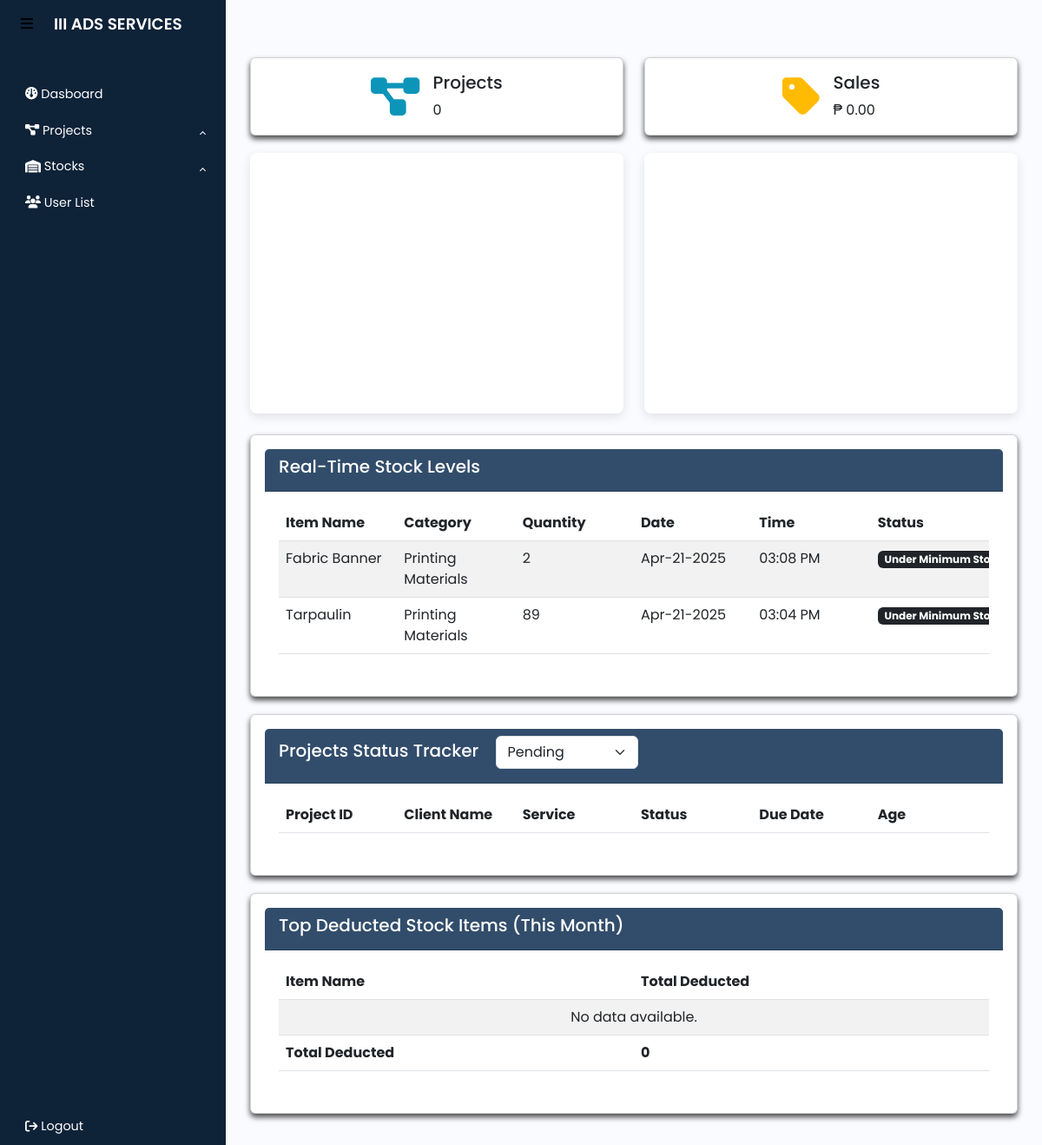
/md_dashboard/dashboard/dashboard.php (signed in), run on the app's committed database.
### tables this page shows
CREATE TABLE `stocks` (
  `stock_id` int NOT NULL AUTO_INCREMENT,
  `item_name` varchar(255) DEFAULT NULL,
  `category` varchar(255) DEFAULT NULL,
  `quantity` int NOT NULL DEFAULT '0',
  `min_stocks` int DEFAULT NULL,
  `max_stocks` int DEFAULT NULL,
  `last_updated` timestamp NULL DEFAULT CURRENT_TIMESTAMP ON UPDATE CURRENT_TIMESTAMP,
  `barcode` varchar(255) DEFAULT NULL,
  PRIMARY KEY (`stock_id`),
  UNIQUE KEY `barcode` (`barcode`)
);

### md_dashboard/dashboard/dashboard.php (the view, shortened to what this page needs)
<?php
include('../../asset/database/db.php');
?>
<!DOCTYPE html>
<html lang="en">
<head>
  <link rel="stylesheet" href="../../asset/css/dashboard/dashboard_style.css">
  <link rel="stylesheet" href="https://cdn.datatables.net/1.13.6/css/jquery.dataTables.min.css">
</head>
<body>
  <div class="wrapper">
    <?php require '../../asset/includes/sidebar.php'; ?>
    <div class="main p-3">
      <div class="container">
        <div class="row g-4">
          <div class="col-md-6">
    <div class="card p-3 d-flex align-items-center card-toggle" data-target="#projectsGraph">
        <div class="d-flex align-items-center">
            <span style="color: #0c95b9;">
                <i class="fa-solid fa-diagram-project card-icon" style="font-size: 50px;"></i>
            </span>
            <div>
                <h5>Projects</h5>
                <?php
                $query = "SELECT COUNT(project_id) AS total_projects FROM project WHERE YEAR(date_requested) = YEAR(CURDATE())";
                $result = mysqli_query($conn, $query);
                if ($result) {
                    $row = mysqli_fetch_assoc($result);
                    $totalProjects = $row['total_projects'];
                } else {
                    $totalProjects = 0;
                }
                ?>
                <p class="mb-0"><?= $totalProjects ?></p>
            </div>
        </div>
    </div>
    <div class="graph-container" id="projectsGraph" style="width: 100%; height: 300px;">
    </div>
</div>
<div class="col-md-6">
    <div class="card p-3 d-flex align-items-center card-toggle" data-target="#salesGraph">
        <div class="d-flex align-items-center">
            <span style="color: #ffbb02;">
                <i class="fa-solid fa-tag card-icon" style="font-size: 50px;"></i>
            </span>
            <?php
            $query_sales = "
                            SELECT SUM(total) AS total_sales
                            FROM project
                            WHERE YEAR(date_requested) = YEAR(CURDATE())
                            ";
            $result_sales = mysqli_query($conn, $query_sales);
            if ($result_sales) {
                $row_sales = mysqli_fetch_assoc($result_sales);
                $totalSales = $row_sales['total_sales'] ? $row_sales['total_sales'] : 0;
            } else {
                $totalSales = 0;
            }
            ?>
            <div>
                <h5>Sales</h5>
                <p class="mb-0"><span>₱ </span><?= number_format($totalSales, 2) ?></p>
            </div>
        </div>
    </div>
    <div class="graph-container" id="salesGraph" style="width: 100%; height: 300px;">
    </div>
</div>
        </div>
        <div class="row mt-4">
          <?php
          $query = "SELECT item_name, category, quantity, min_stocks, max_stocks, last_updated FROM stocks WHERE quantity < min_stocks ORDER BY quantity ASC";
          $result = mysqli_query($conn, $query);
          ?>
          <div class="col-12">
            <div class="card p-3">
              <div class="card-header" style="background-color: #324d6b; color: white;">
                <h5>Real-Time Stock Levels</h5>
              </div>
              <div class="card-body">
                <table class="table table-striped" id="stockTable">
                  <thead>
                    <tr>
                      <th>Item Name</th>
                      <th>Category</th>
                      <th>Quantity</th>
                      <th>Date</th>
                      <th>Time</th>
                      <th>Status</th>
                    </tr>
                  </thead>
                  <tbody>
                    <?php
                    while ($row = mysqli_fetch_assoc($result)):
                      $quantity = $row['quantity'];
                      $min_stock = $row['min_stocks'];
                      $status = "";
                      if ($quantity == 0) {
                        $status = "<span class='badge bg-danger'>Out of Stock</span>";
                      } elseif ($quantity > 0 && $quantity < $min_stock) {
                        $status = "<span class='badge bg-dark'>Under Minimum Stock</span>";
                      }
                      if ($status):
                        ?>
                        <tr>
                          <td><?= htmlspecialchars($row['item_name']) ?></td>
                          <td><?= htmlspecialchars($row['category']) ?></td>
                          <td><?= $quantity ?></td>
                          <td><?= date("M-d-Y", strtotime($row['last_updated'])) ?></td>
                          <td><?= date("h:i A", strtotime($row['last_updated'])) ?></td>
                          <td><?= $status ?></td>
                        </tr>
                      <?php endif; endwhile; ?>
                  </tbody>
                </table>
              </div>
            </div>
          </div>
          <div class="col-md-12">
            <div class="card p-3">
              <div class="card-header" style="background-color: #324d6b; color: white;">
                <h5>
                  Projects Status Tracker
                  <select id="statusFilter" class="form-select"
                    style="width: auto; display: inline-block; margin-left: 15px;">
                    <option value="pending">Pending</option>
                  </select>
                </h5>
              </div>
              <div class="card-body">
                <div class="table-container">
                  <table class="table table-striped" id="projectsTable">
                    <thead>
                      <tr>
                        <th>Project ID</th>
                        <th>Client Name</th>
                        <th>Service</th>
                        <th>Status</th>
                        <th>Due Date</th>
                        <th>Age</th>
                      </tr>
                    </thead>
                  </table>
                </div>
              </div>
            </div>
          </div>
          <div class="col-md-12">
            <div class="card p-3">
              <div class="card-header" style="background-color: #324d6b; color: white;">
                <h5>Top Deducted Stock Items (This Month)</h5>
              </div>
              <div class="card-body">
                <table class="table table-striped" id="frequentItemsTable">
                  <thead>
                    <tr>
                      <th>Item Name</th>
                      <th>Total Deducted</th>
                    </tr>
                  </thead>
                  <tbody>
                    <?php
                    $query = "
            SELECT
              s.item_name,
              SUM(st.quantity) AS total_deducted
            FROM stock_transaction st
            JOIN stocks s ON st.stock_id = s.stock_id
            WHERE st.transaction_type = 'deduct'
              AND MONTH(st.date) = MONTH(CURRENT_DATE())
              AND YEAR(st.date) = YEAR(CURRENT_DATE())
            GROUP BY st.stock_id
            ORDER BY total_deducted DESC
            LIMIT 10
          ";
                    $result = mysqli_query($conn, $query);
                    $grandTotalDeducted = 0;
                    if ($result && mysqli_num_rows($result) > 0) {
                      while ($row = mysqli_fetch_assoc($result)) {
                        $grandTotalDeducted += $row['total_deducted'];
                        echo "<tr>
                <td>" . htmlspecialchars($row['item_name']) . "</td>
                <td>" . $row['total_deducted'] . "</td>
              </tr>";
                      }
                    } else {
                      echo "<tr><td colspan='2' class='text-center'>No data available.</td></tr>";
                    }
                    ?>
                  </tbody>
                  <tfoot>
                    <tr>
                      <th>Total Deducted</th>
                      <th><?= $grandTotalDeducted ?></th>
                    </tr>
                  </tfoot>
                </table>
              </div>
            </div>
          </div>
        </div>
      </div>
    </div>
  </div>
</body>
</html>

### asset/css/dashboard/dashboard_style.css (style rules this page uses)
body { background-color: #f4f6f9; font-family: 'Arial', sans-serif; }
.container { margin-top: 50px; padding: 0 15px; }
.card { border-radius: 10px; box-shadow: 0 4px 6px rgba(0, 0, 0, 0.7); cursor: pointer; margin-bottom: 20px; }
.table { margin-bottom: 20px; }
.card-icon { font-size: 50px; margin-right: 15px; }
.graph-container { margin-top: 20px; display: none; padding: 20px; background: #fff; border-radius: 8px; box-shadow: 0 4px 12px rgba(0,0,0,0.1); }

### asset/css/sidebar.css (style rules this page uses)
body { font-family: 'Poppins', sans-serif; }
.wrapper { display: flex; }
.main { min-height: 100vh; width: 100%; overflow: hidden; transition: all 0.35s ease-in-out; background-color: #fafbfe; }

### md_dashboard/dashboard/dashboard.php (style rules this page uses)
.graph-container { width: 100%; }
table { width: 100%; table-layout: fixed; }
th, td { word-wrap: break-word; overflow: hidden; text-overflow: ellipsis; max-width: 200px; }
.table-container { max-width: 100%; overflow-x: auto; }

### data on the page
stocks: item_name "Fabric Banner", category "Printing Materials", quantity "2", last_updated "Apr-21-2025", last_updated "03:08 PM", min_stocks "Under Minimum…"
stocks: item_name "Tarpaulin", category "Printing Materials", quantity "89", last_updated "Apr-21-2025", last_updated "03:04 PM", min_stocks "Under Minimum…"

### other printed values
$totalProjects "0"
$totalSales "0.00"
$grandTotalDeducted "0"
